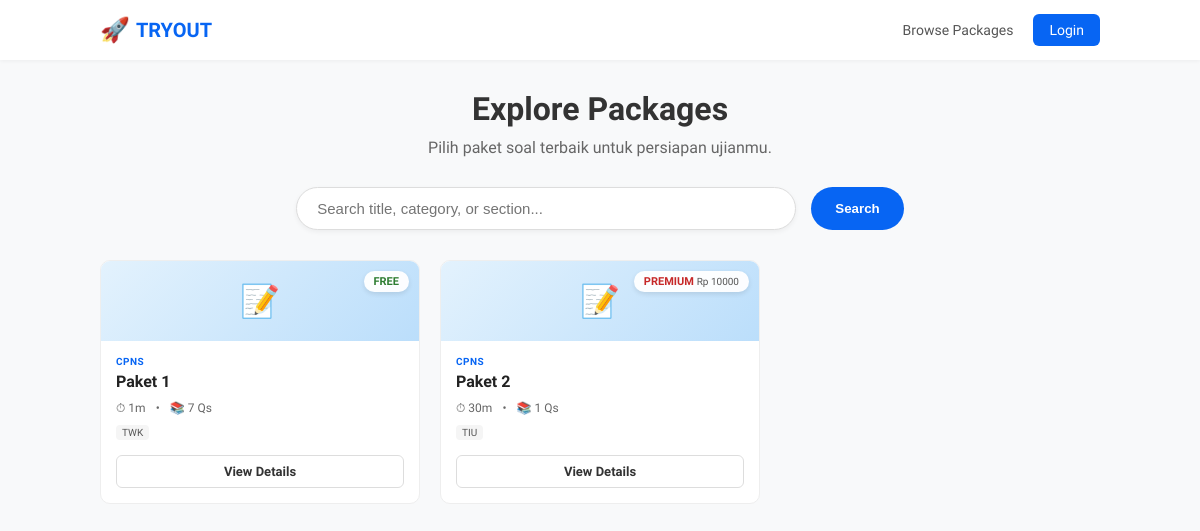
Page /packages/ on the earlier database version.
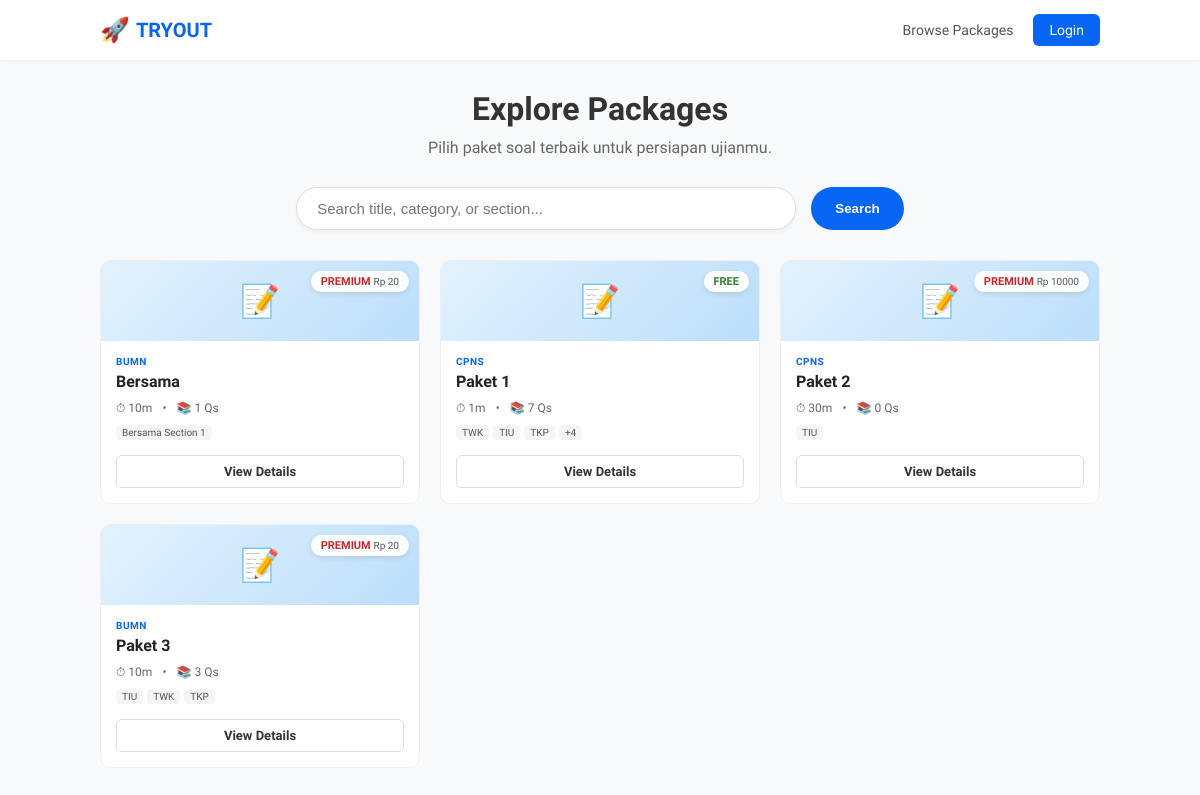
Same page on the later database version.
### exam/models.py (models this page shows, shortened)
class Package(models.Model):
    category = models.ForeignKey(ExamCategory, on_delete=models.PROTECT, related_name="packages")
    title = models.CharField(max_length=200)
    slug = models.SlugField(max_length=220, unique=True, blank=True)
    description = models.TextField(blank=True)
    is_paid = models.BooleanField(default=False)
    price = models.PositiveIntegerField(default=0)  # rupiah (opsional, MVP)
    duration_minutes = models.PositiveIntegerField(default=90)
    is_active = models.BooleanField(default=True)
    order_index = models.PositiveIntegerField(default=0)
    created_at = models.DateTimeField(auto_now_add=True)
    class Meta:
        ordering = ["order_index", "title"]

class ExamCategory(models.Model):
    name = models.CharField(max_length=120, unique=True)
    slug = models.SlugField(max_length=140, unique=True, blank=True)
    is_active = models.BooleanField(default=True)
    order_index = models.PositiveIntegerField(default=0)
    created_at = models.DateTimeField(auto_now_add=True)
    class Meta:
        ordering = ["order_index", "name"]

class Section(models.Model):
    package = models.ForeignKey(Package, on_delete=models.CASCADE, related_name="sections")
    title = models.CharField(max_length=120)
    order_index = models.PositiveIntegerField(default=0)
    class Meta:
        ordering = ["order_index", "id"]
        unique_together = [("package", "title")]

### exam/views.py (the view)
# urls.py: path("packages/", views.package_list, name="package_list"),
def package_list(request):
    q = request.GET.get("q", "")
    cat = request.GET.get("category", "")
    packages = Package.objects.filter(is_active=True).select_related("category").prefetch_related("sections")
    if q:
        packages = packages.filter(
            Q(title__icontains=q) |
            Q(category__name__icontains=q) |
            Q(sections__title__icontains=q)
        ).distinct()
    purchased_ids = []
    if request.user.is_authenticated:
        purchased_ids = list(UserPackage.objects.filter(user=request.user, is_purchased=True).values_list("package_id", flat=True))
    return render(request, "exam/package_list.html", {
        "packages": packages,
        "q": q,
        "selected_cat": cat,
        "purchased_ids": purchased_ids,
    })

### exam/templates/exam/package_list.html (shortened to what this page needs)
{% extends "core/base.html" %}
{% block content %}
<div style="text-align:center; margin-bottom:30px;">
  <h1 style="margin-bottom:10px;">Explore Packages</h1>
  <p style="color:#666; margin:0;">Pilih paket soal terbaik untuk persiapan ujianmu.</p>
</div>
<form class="toolbar" method="get">
  <input type="text" name="q" class="search-input" placeholder="Search title, category, or section..." value="{{ q }}">
  <button type="submit" class="btn-search">Search</button>
</form>
<div class="package-grid">
  {% for p in packages %}
  <div class="package-card">
    <div class="card-header">📝</div>
    {% if p.is_paid %}
      <div class="price-tag price-paid">
          PREMIUM
          {% if p.price > 0 %}
             <span style="font-weight:normal; font-size:10px; color:#555;">Rp {{ p.price }}</span>
          {% endif %}
      </div>
    {% else %}
      <div class="price-tag price-free">FREE</div>
    {% endif %}
    <div class="card-body">
      <div class="cat-badge">{{ p.category.name }}</div>
      <h3 class="pkg-title">{{ p.title }}</h3>
      <div class="pkg-meta">
        <span>⏱ {{ p.duration_minutes }}m</span>
        <span>•</span>
        <span>📚 {{ p.questions.count }} Qs</span>
      </div>
      {% if p.sections.all %}
      <div class="section-list">
          {% for s in p.sections.all|slice:":3" %}
            <span class="sec-tag">{{ s.title }}</span>
          {% endfor %}
          {% if p.sections.count > 3 %}
            <span class="sec-tag">+{{ p.sections.count|add:"-3" }}</span>
          {% endif %}
      </div>
      {% endif %}
      <a href="{% url 'package_detail' p.slug %}" class="btn-view">View Details</a>
    </div>
  </div>
  {% empty %}
  <div style="grid-column: 1/-1; text-align: center; padding: 40px; color: #999;">
    Tidak ada paket yang sesuai pencarian.
  </div>
  {% endfor %}
</div>
{% endblock %}

### core/templates/core/base.html (shortened to what this page needs)
<!doctype html>
<html lang="id">
<head>
</head>
<body>
  <header>
    <nav>
      <a href="{% url 'home' %}" class="logo">
        <span style="font-size:24px;">🚀</span> TRYOUT
      </a>
      <div class="nav-links">
        <a href="{% url 'package_list' %}">Browse Packages</a>
        {% if request.user.is_authenticated %}
        <div style="height:20px; width:1px; background:#ddd;"></div>
        <a href="{% url 'dashboard' %}">Dashboard</a>
        <div style="display:flex; align-items:center; gap:8px;">
          {% if request.user.profile.avatar %}
          <img src="{{ request.user.profile.avatar.url }}"
            style="width:28px; height:28px; border-radius:50%; object-fit:cover;">
          {% endif %}
          <a href="{% url 'settings' %}" style="font-weight:600; color:#333;">{{ request.user.username }}</a>
        </div>
        <a href="{% url 'logout_custom' %}" style="color:#d32f2f;">Logout</a>
        {% else %}
        <a href="{% url 'login' %}" class="btn-nav-primary">Login</a>
        {% endif %}
      </div>
    </nav>
  </header>
  <main>
    {% block content %}{% endblock %}
  </main>
</body>
</html>

### core/templates/core/base.html (style rules this page uses)
:root { --primary: #0765f3; --primary-dark: #0551d8; --text: #333; --bg: #f8f9fa; }
body { margin: 0; font-family: 'Public Sans', -apple-system, BlinkMacSystemFont, "Segoe UI", Roboto, "Helvetica Neue", Arial, sans-serif; background-color: var(--bg); color: var(--text); }
a { color: var(--primary); text-decoration: none; }
header { background: white; box-shadow: 0 1px 4px rgba(0, 0, 0, 0.05); position: sticky; top: 0; z-index: 100; padding: 0 20px; }
nav { max-width: 1000px; margin: 0 auto; height: 60px; display: flex; align-items: center; justify-content: space-between; }
.logo { font-weight: 800; font-size: 20px; color: var(--primary); text-decoration: none !important; display: flex; align-items: center; gap: 6px; }
.nav-links { display: flex; align-items: center; gap: 20px; }
.nav-links a { color: #555; font-weight: 500; font-size: 14px; text-decoration: none; transition: color 0.1s; }
.btn-nav-primary { background: var(--primary); color: white !important; padding: 8px 16px; border-radius: 6px; transition: opacity 0.2s; }
main { max-width: 1000px; margin: 30px auto; padding: 0 20px; min-height: calc(100vh - 150px); }

### exam/templates/exam/package_list.html (style rules this page uses)
.toolbar { display: flex; gap: 15px; margin-bottom: 30px; justify-content: center; }
.search-input { width: 100%; max-width: 500px; padding: 12px 20px; border: 1px solid #ddd; border-radius: 30px; font-size: 15px; box-shadow: 0 2px 5px rgba(0,0,0,0.05); transition: all 0.2s; box-sizing: border-box; }
.btn-search { background: #0765f3; color: white; border: none; padding: 0 24px; border-radius: 30px; cursor: pointer; font-weight: 600; }
.package-grid { display: grid; grid-template-columns: repeat(auto-fill, minmax(240px, 1fr)); gap: 20px; }
.package-card { background: white; border: 1px solid #eee; border-radius: 10px; overflow: hidden; transition: transform 0.2s, box-shadow 0.2s; display: flex; flex-direction: column; position: relative; }
.card-header { height: 80px; background: linear-gradient(135deg, #e3f2fd 0%, #bbdefb 100%); display: flex; align-items: center; justify-content: center; font-size: 32px; }
.card-body { padding: 15px; flex: 1; display: flex; flex-direction: column; }
.cat-badge { font-size: 10px; text-transform: uppercase; color: #0765f3; letter-spacing: 0.5px; margin-bottom: 5px; font-weight: 700; }
.pkg-title { font-size: 16px; font-weight: 700; color: #222; margin: 0 0 8px 0; line-height: 1.3; }
.pkg-meta { font-size: 12px; color: #666; margin-bottom: 10px; display: flex; gap: 10px; }
.section-list { margin-bottom: 15px; display: flex; flex-wrap: wrap; gap: 4px; }
.sec-tag { background: #f5f5f5; color: #555; font-size: 10px; padding: 2px 6px; border-radius: 4px; }
.btn-view { margin-top: auto; display: block; text-align: center; background: white; border: 1px solid #ddd; color: #333; padding: 8px; border-radius: 6px; font-size: 13px; font-weight: 600; transition: all 0.2s; text-decoration: none; }
.price-tag { position: absolute; top: 10px; right: 10px; background: rgba(255, 255, 255, 0.95); padding: 4px 10px; border-radius: 20px; font-size: 11px; font-weight: bold; box-shadow: 0 2px 5px rgba(0, 0, 0, 0.1); }
.price-free { color: #2e7d32; }
.price-paid { color: #c62828; }

Differences in the rows shown:
added Package: price "20", category.name "BUMN", title "Bersama", duration_minutes "10", questions.count "1"
added Section: title "Bersama Section 1", shown under "20"
shown differently, row unchanged: Package "Paket 1": sections.count|add (not shown) → "4"
added Section: title "TIU", shown under Package "Paket 1"
added Section: title "TKP", shown under Package "Paket 1"
computed for Package "Paket 2": questions.count "1" → "0"
added Package: price "20", category.name "BUMN", title "Paket 3", duration_minutes "10", questions.count "3"
added Section: title "TIU", shown under "20"
added Section: title "TWK", shown under "20"
added Section: title "TKP", shown under "20"
